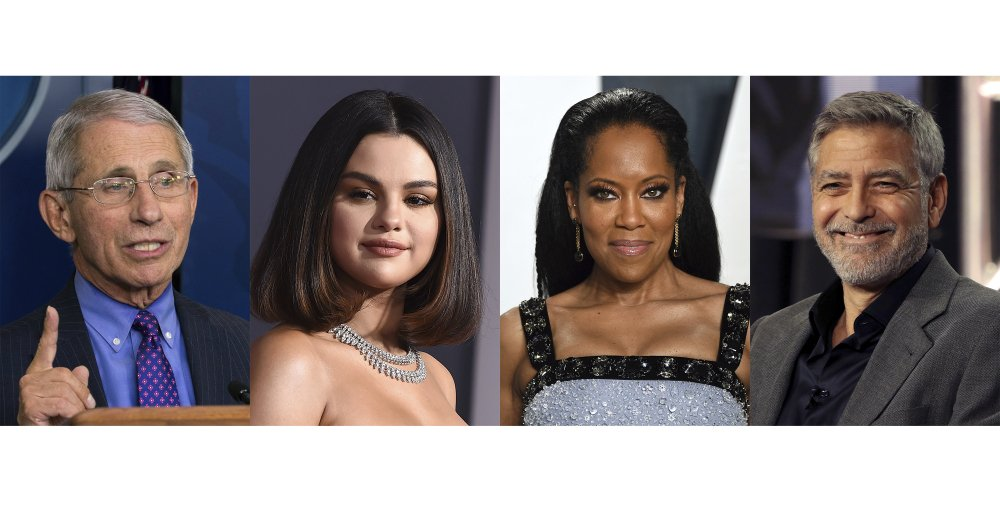
#> input picture From Image/binil.jpg, 1000 x 505 px, found by its file name
$ python 'face detection form image.py'
#> lines starting #> are read from the running program, lines starting #| are printed output that depends on the picture; after the words box and inside, x2 and y2 are one past the last pixel; in counts of white or black regions, pixels touching at a corner belong together
# -*- coding: utf-8 -*-
"""
Created on Mon Dec 27 17:08:22 2021

@author: bnlad
"""

import cv2

face_cascade = cv2.CascadeClassifier(r'C:\Users\bnlad\Desktop\Face Detection\From Image\haarcascade_frontalface_default.xml')
img = cv2.imread(r'C:\Users\bnlad\Desktop\Face Detection\From Image\binil.jpg')
#> img is the input picture: shape (505, 1000, 3); mean B, G, R 136.9, 137, 145.8
gray = cv2.cvtColor(img, cv2.COLOR_BGR2GRAY)
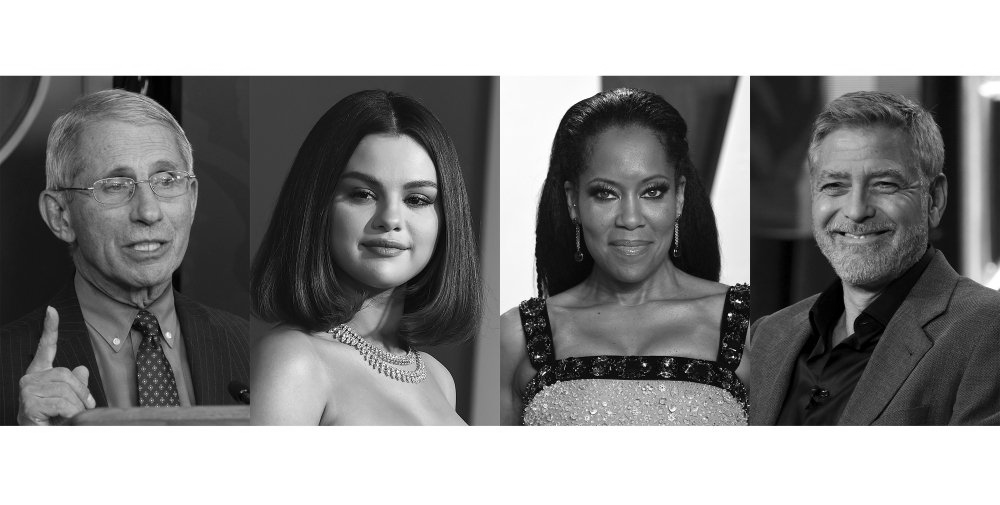
#> gray: shape (505, 1000); min 0, max 255, mean 139.6
faces = face_cascade.detectMultiScale(gray,scaleFactor=1.3,
        minNeighbors=2,
        minSize=(30, 30))
#> faces = [[791, 133, 136, 136], [566, 143, 126, 126], [66, 118, 156, 156], [319, 141, 142, 142]]
for (x,y,w,h) in faces:
    img = cv2.rectangle(img,(x,y),(x+w,y+h),(255,0,0),2)
    roi_gray = gray[y:y+h, x:x+w]
    roi_color = img[y:y+h, x:x+w]
#> this loop made 4 passes
#> pass 1, `img = cv2.rectangle(img,(x,y),(x+w,y+h),(255,0,0),2)`:
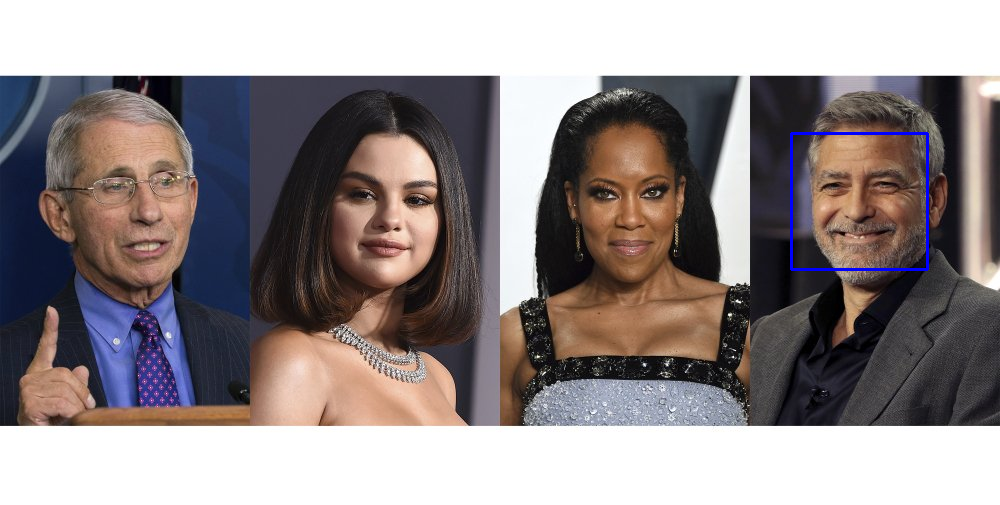
#> img: shape (505, 1000, 3); 0.32% of pixels changed, all inside (x1, y1, x2, y2) = (790, 132, 929, 271)
#> pass 1, `roi_gray = gray[y:y+h, x:x+w]`:
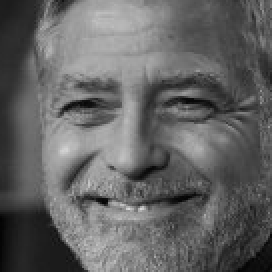
#> roi_gray: shape (136, 136) (shown 2 times larger); min 1, max 218, mean 99.4
#> pass 1, `roi_color = img[y:y+h, x:x+w]`:
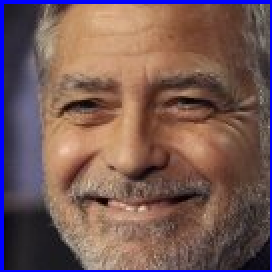
#> roi_color: shape (136, 136, 3) (shown 2 times larger); mean B, G, R 87, 89.5, 118
#> pass 2, `img = cv2.rectangle(img,(x,y),(x+w,y+h),(255,0,0),2)`:
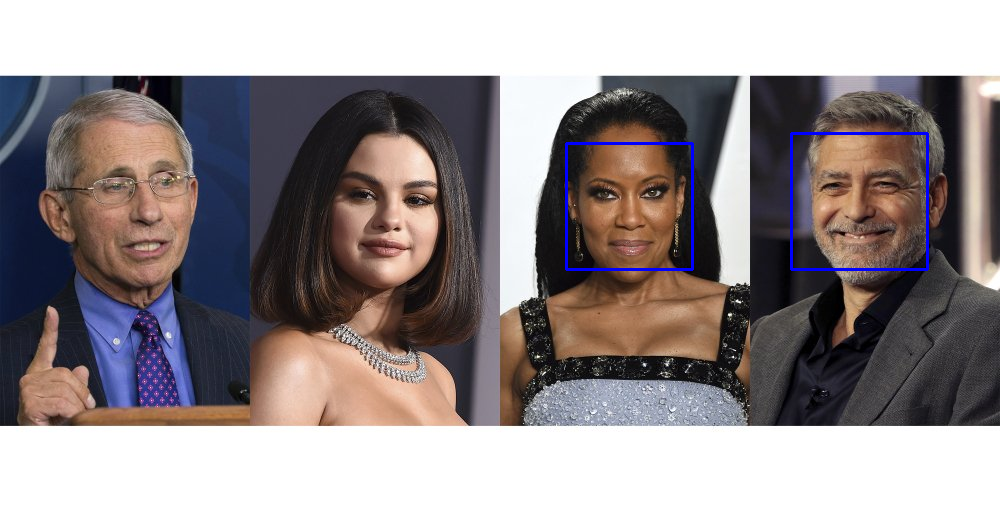
#> img: shape (505, 1000, 3); 0.3% of pixels changed, all inside (x1, y1, x2, y2) = (565, 142, 694, 271)
#> after the loop:
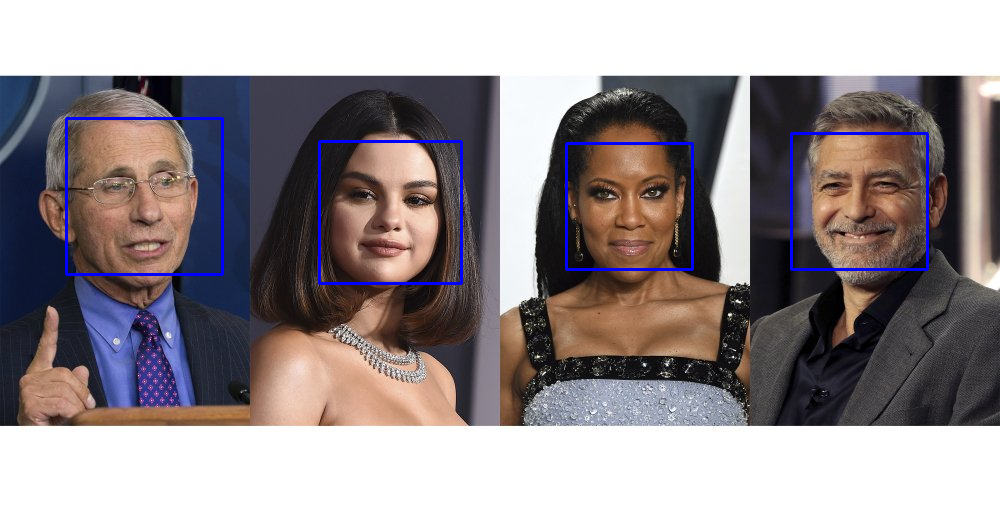
#> img: shape (505, 1000, 3); 0.71% of pixels changed, all inside (x1, y1, x2, y2) = (65, 117, 463, 285)


cv2.imshow('img',img)
cv2.waitKey(0)
cv2.destroyAllWindows()
